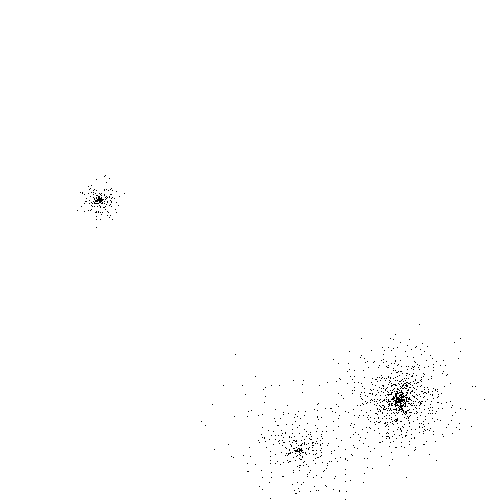
//> input picture LABS/lab/OpenCVApplication-VS2017_OCV340_basic/cmake-build-debug/images_Kmeans/points4.bmp, 500 x 500 px
$ ./OpenCVApplication   (built with g++ and OpenCV 4)
//> lines starting //> are read from the running program, lines starting //| are printed output that depends on the picture; after the words box and inside, x2 and y2 are one past the last pixel; in counts of white or black regions, pixels touching at a corner belong together
#include <iostream>
#include <opencv2/opencv.hpp>
#include <opencv2/core/core.hpp>
#include "IPFunctions.cpp"

using namespace cv;
using namespace std;

// [98 lines left out: function leastMeanSquaresLineFitting, not called in this run]

double distanceFromPointToLine(Point p, int a, int b, int c) {
    return fabs(a * p.x + b * p.y + c) / sqrt(a * a + b * b);
}

// [63 lines left out: function RANSACLineFitting, not called in this run]

struct peak {
    int theta, ro, hval;

    bool operator<(const peak &o) const {
        return hval > o.hval;
    }
};

void pca();

// [147 lines left out: functions HoughTransform4LineDetection, distanceTransform, patternMatching, not called in this run]

#define PIXEL_DIM 361
#define NB_IMAGES 400
ofstream f;

// [199 lines left out: functions computeMean4EachFeature, computeCovarianceMatrix, computeStandardDeviations, computeCorrelationCoefficients, drawCorrelationChart, statisticalDataAnalysis and 1 more, not called in this run]

//Lab7
#include <random>

void kmeansclustering() {
    Mat img = imread("images_Kmeans/points4.bmp", IMREAD_GRAYSCALE);
    imshow("img initial", img);

    vector<Point> points;

    for (int i = 0; i < img.rows; i++) {
        for (int j = 0; j < img.cols; j++) {
            if (img.at<uchar>(i, j) == 0) {
                points.push_back(Point(j, i));
            }
        }
    }

    int K = 3;
    int n = points.size();
    int a = 0, b = n;
    int d = n;
    vector<Point> mk; //cluster centers
    default_random_engine gen;
    uniform_int_distribution<int> dist_img(a, b); //for random nbs
    int randint;// = dist_img(gen);

    //1 pick K random points as cluster centers
    for (int k = 0; k < K; k++) {
        randint = dist_img(gen);
        mk.push_back(points.at(randint));
    }

    float dist;

    int clusters[n];
    for (int i = 0; i < n; i++) {
        clusters[i] = 0;
    }
    int sumX[3];
    int sumY[3];
    int clusterSize[3];
    for (int i = 0; i < 3; i++) {
        sumX[i] = 0;
        sumY[i] = 0;
        clusterSize[i] = 0;
    }
    bool any_changes = false;

    do {
        //asign each Xi to the closest cluster center
        for (int i = 0; i < n; i++) {
            float min = INT_MAX;
            for (int k = 0; k < K; k++) {
                dist = sqrt((points[i].x - mk[k].x) * (points[i].x - mk[k].x) +
                            (points[i].y - mk[k].y) * (points[i].y - mk[k].y));
                if (dist < min) {
                    min = dist;
                    clusters[i] = k;
                }
            }
        }
        //update cluster centers
        for (int i = 0; i < n; i++) {
            sumX[clusters[i]] += points[i].x;
            sumY[clusters[i]] += points[i].y;
            clusterSize[clusters[i]]++;
        }
        any_changes = false;
        for (int k = 0; k < K; k++) {
            int pointx = (clusterSize[k] == 0) ? 0 : (sumX[k] / clusterSize[k]);
            int pointy = (clusterSize[k] == 0) ? 0 : (sumY[k] / clusterSize[k]);
            Point point = Point(pointx, pointy);
            if (point != mk[k]) {
                any_changes = true;
                mk[k] = point;
            }
        }
    } while (any_changes);


    vector<Vec3b> colors;
    uniform_int_distribution<int> dist_img1(0, 255);
    for (int i = 0; i < K; i++) {
        int randint1 = dist_img1(gen);
        int randint2 = dist_img1(gen);
        int randint3 = dist_img1(gen);
        colors.push_back(Vec3b(randint1, randint2, randint3));
    }

    Mat clusteringImg(img.rows, img.cols, CV_8UC3, Scalar(255, 255, 255));

    for (int i = 0; i < n; i++) {
        clusteringImg.at<Vec3b>(points[i].y, points[i].x) = colors[clusters[i]];
    }

    imshow("K means clustering", clusteringImg);

    Mat voronoiImg(img.rows, img.cols, CV_8UC3, Scalar(255, 255, 255));


    for (int i = 0; i < voronoiImg.rows; i++) {
        for (int j = 0; j < voronoiImg.cols; j++) {
            int min = INT_MAX;
            for (int k = 0; k < K; k++) {
                dist = sqrt((j - mk[k].x) * (j - mk[k].x) + (i - mk[k].y) * (i - mk[k].y));
                if (dist < min) {
                    min = dist;
                    voronoiImg.at<Vec3b>(i, j) = colors[k];
                }
            }
        }
    }
    Vec3b blackPoint = Vec3b(0, 0, 0);
    for (auto &point : points) {
        voronoiImg.at<Vec3b>(point.y, point.x) = blackPoint;
    }

    imshow("Voronoi image", voronoiImg);
}

//Lab8 - kNN

const int nrclassesKNN = 6; //or C
char classesKNN[nrclassesKNN][10] =
        {"beach", "city", "desert", "forest", "landscape", "snow"};

vector<int> calculateHistogramInBins(Mat img, int nr_bins) {
    //hist = feature vector size = 3*m ; m-nr_bins
    vector<int> hist;
    int binsize = 256 / nr_bins;
    vector<int> histogramB(nr_bins);
    vector<int> histogramG(nr_bins);
    vector<int> histogramR(nr_bins);

    for (int i = 0; i < img.rows; i++) {
        for (int j = 0; j < img.cols; j++) {
            histogramB[img.at<Vec3b>(i, j)[0] / binsize]++;
            histogramG[img.at<Vec3b>(i, j)[1] / binsize]++;
            histogramR[img.at<Vec3b>(i, j)[2] / binsize]++;
        }
    }
    hist.insert(hist.end(), histogramB.begin(), histogramB.end());
    hist.insert(hist.end(), histogramG.begin(), histogramG.end());
    hist.insert(hist.end(), histogramR.begin(), histogramR.end());
    return hist;
}

pair<Mat, Mat> computeFeatureMatrixKNN(int m) {
    //m-nr_bins
    int nrinst = 672; //number of forms-images in the training set
    int feature_dim_d = 3 * m;//features
    //Allocate the feature matrix and the label vector:
    Mat X(nrinst, feature_dim_d, CV_32FC1); //feat matrix
    Mat y(nrinst, 1, CV_8UC1); //class labels/forms
    char fname[256];
    int fileNr, rowX = 0;

    for (int c = 0; c < nrclassesKNN; c++) {
        fileNr = 0;
        while (1) {
            sprintf(fname, "images_KNN/train/%s/%06d.jpeg", classesKNN[c], fileNr++);
            Mat img = imread(fname, IMREAD_COLOR);
            if (img.cols == 0) break;
            vector<int> hist = calculateHistogramInBins(img, m);
            for (int d = 0; d < feature_dim_d; d++)
                X.at<float>(rowX, d) = hist[d];
            y.at<uchar>(rowX) = c;
            rowX++;
        }
    }
    return pair<Mat, Mat>(X, y);
}

bool compareDistances(const pair<float, int> &dist1, const pair<float, int> &dist2) {
    return (dist1.first < dist2.first);
}

int KNearestNeighborsTrain(Mat img, int m, int K, Mat X, Mat y) {
    int nrinst = 672;
    int feature_dim_d = 3 * m;//features
    vector<int> hist = calculateHistogramInBins(img, m);
    vector<pair<float, int>> distances;
    int closestClass = INT_MIN, maxVote = INT_MIN;
    vector<int> votes(K);

    for (int i = 0; i < nrinst; i++) {
        float distance = 0;
        for (int k = 0; k < feature_dim_d; k++) {
            distance += sqrt(pow(hist[k] - X.at<float>(i, k), 2));
        }
        distances.push_back(pair<float, int>(distance, y.at<uchar>(i)));
    }
    sort(distances.begin(), distances.end(), compareDistances);

    for (int i = 0; i < K; i++) {
        votes[distances[i].second]++;
    }

    for (int c = 0; c < K; c++) {
        if (votes[c] > maxVote) {
            maxVote = votes[c];
            closestClass = c;
        }
    }
    return closestClass;
}

void testKNN(int K, int m) {
    pair<Mat, Mat> Xy = computeFeatureMatrixKNN(m);

    Mat img = imread("images_KNN/test/beach/000002.jpeg", CV_LOAD_IMAGE_COLOR);
    int prediction = KNearestNeighborsTrain(img, m, K, Xy.first, Xy.second);
    cout << classesKNN[prediction];
}

void printMat(int rows, int cols, Mat mat) {

    for (int i = 0; i < rows; i++) {
        for (int j = 0; j < cols; j++) {
            cout << mat.at<float>(i, j) << " ";
        }
        cout << endl;
    }
}

void KNearestNeighborsTest(int K, int m) {
    char fname[256];
    int fileNr, closestClass;
    pair<Mat, Mat> Xy = computeFeatureMatrixKNN(m);
    Mat C = Mat::zeros(nrclassesKNN, nrclassesKNN, CV_32FC1);
    int correct = 0, wrong = 0;

    for (int c = 0; c < nrclassesKNN; c++) {
        fileNr = 0;
        while (1) {
            sprintf(fname, "images_KNN/train/%s/%06d.jpeg", classesKNN[c], fileNr++);
            Mat img = imread(fname, IMREAD_COLOR);
            if (img.cols == 0) break;
            closestClass = KNearestNeighborsTrain(img, m, K, Xy.first, Xy.second);
            C.at<float>(c, closestClass)++;
            (c == closestClass) ? correct++ : wrong++;
        }
    }
    cout << "Confusion Matrix:" << endl;
    printMat(C.rows, C.cols, C);
    cout << "Accuracy of class prediction: " << (float) correct / (correct + wrong) << endl;
}
//Lab 9

// [193 lines left out: functions binarizeImage, train, classifyBayes, naiveBayesClassifier, online_perceptron, linearClassification, not called in this run]
//Lab 11

//j care weak learner aplic pe trasatura
//in loc de img.size punem widthu pt j x1
// cand j repr trasat x2 punem weightu
//zi arata rezultatu clasificarii pt a ia forma utilizand decision stump
//daca zi coincide cu yi inseamna ca e clasificata corect
//in e eroarea adun ponderi suma = 1
//(w + h ) * 2
//ponderile formelor clasificate corect scad
//X-forma cu 2 trasaturi (din labwork)

struct weaklearner {
    int feature_i;
    int threshold;
    int class_label;
    float error;

    // [6 lines left out: function classify, not called in this run]
};

struct classifier {
    int T;
    vector<float> alphas;
    vector<weaklearner> ht;

    // [12 lines left out: function classify, not called in this run]
};

// [100 lines left out: functions findWeakLearner, adaboost, adaboostMethod, not called in this run]

int main() {
//Lab1
//    leastMeanSquaresLineFitting();
//Lab2
//    RANSACLineFitting();
//Lab3
//    HoughTransform4LineDetection();
//Lab4
//    patternMatching();
//Lab 5
//    statisticalDataAnalysis();
//Lab6
//    pca();
//Lab 7
    kmeansclustering();
//> in kmeansclustering, `Mat img = imread("images_Kmeans/points4.bmp", IMREAD_GRAYSCALE);`: img: 500 rows x 500 cols, CV_8UC1; 99.5% white; black in thin lines or dots, all inside (x1, y1, x2, y2) = (77, 175, 485, 500)
//> after the loop in kmeansclustering, `for (int i = 0; i < img.rows; i++)`: points = 1367 Points (x, y), first 12: [105, 175], [104, 176], [109, 178], [96, 179], [106, 182], [91, 185], [88, 186], [90, 188], [111, 188], [89, 189], [94, 189], [104, 189]
//> in kmeansclustering, `int n = points.size();`: n = 1367
//> the loop in kmeansclustering, `for (int k = 0; k < K; k++)` made 3 passes
//> randint on passes 1 to 3: 0, 179, 1033
//> the loop in kmeansclustering, `do` made 4 passes
//> (dist, any_changes) on passes 1 to 4: (84.65, true), (68.82, true), (69.2, true), (69.81, false)
//> after the loop in kmeansclustering, `do`: dist = 69.81; sumX = [62632, 1343025, 448311]; sumY = [125644, 1336868, 659324]; clusterSize = [628, 3356, 1484]; any_changes = false; mk = 3 Points (x, y): [99, 200], [400, 398], [302, 444]
//> the loop in kmeansclustering, `for (int i = 0; i < K; i++)` made 3 passes
//> (randint1, randint2, randint3) on passes 1 to 3: (117, 136, 56), (12, 173, 173), (239, 98, 132)
//> the loop in kmeansclustering, `for (int i = 0; i < voronoiImg.rows; i++)` made 500 passes
//> dist on passes 1 to 3: 485.7, 484.8, 483.9
//> after the loop in kmeansclustering, `for (int i = 0; i < voronoiImg.rows; i++)`:
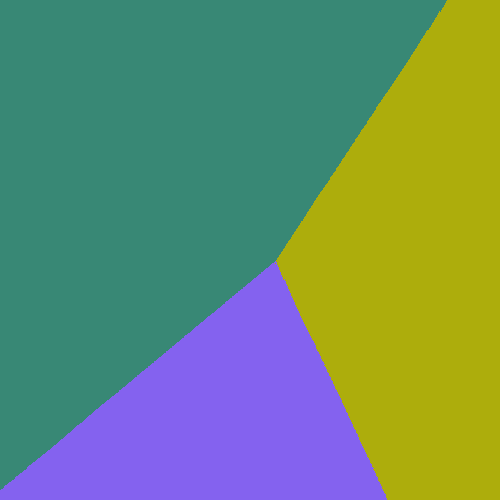
//> voronoiImg: 500 rows x 500 cols, CV_8UC3; mean B, G, R 108.2, 140, 106.2
//> after the loop in kmeansclustering, `for (int i = 0; i < voronoiImg.rows; i++)`: dist = 204.5
//> the loop in kmeansclustering, `for (auto &point : points)` made 1367 passes
//> after the loop in kmeansclustering, `for (auto &point : points)`:
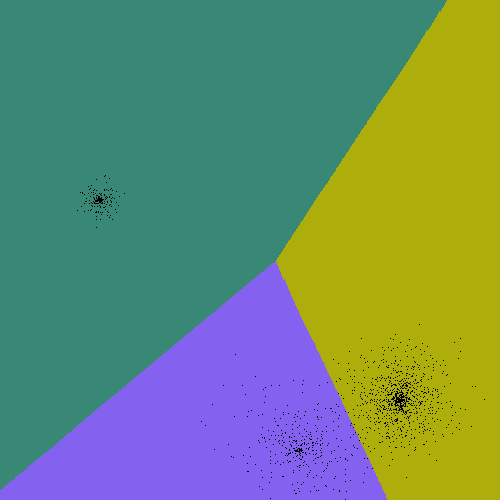
//> voronoiImg: 500 rows x 500 cols, CV_8UC3; 0.55% of pixels changed, all inside (x1, y1, x2, y2) = (77, 175, 485, 500)

//Lab 8
    testKNN(5, 8);
//> 000000.jpeg cannot be read in this run, so this picture is empty
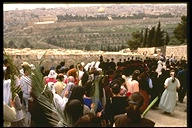
//> input picture LABS/lab/OpenCVApplication-VS2017_OCV340_basic/cmake-build-debug/images_KNN/test/city/000002.jpeg, 192 x 128 px
//> in testKNN, img is the input picture: 128 rows x 192 cols, CV_8UC3; mean B, G, R 84.7, 106, 121.6
//> after the loop in calculateHistogramInBins, `for (int i = 0; i < img.rows; i++)`: histogramB = [8076, 2434, 3196, 4466, 2730, 1934, 1034, 706]; histogramG = [4317, 4212, 2396, 3731, 4403, 2631, 1570, 1316]; histogramR = [2779, 4422, 2538, 2784, 4127, 3050, 2350, 2526]
//> in calculateHistogramInBins, `hist.insert(hist.end(), histogramB.begin(), histogramB.end());`: hist = [8076, 2434, 3196, 4466, 2730, 1934, 1034, 706]
//> in calculateHistogramInBins, `hist.insert(hist.end(), histogramG.begin(), histogramG.end());`: hist = [8076, 2434, 3196, 4466, 2730, 1934, 1034, 706, 4317, 4212, 2396, 3731, 4403, 2631, 1570, 1316]
//> in calculateHistogramInBins, `hist.insert(hist.end(), histogramR.begin(), histogramR.end());`: hist = 24 values, max 8076 at index 0, min 706 at index 7, mean 3072
//> after the loop in KNearestNeighborsTrain, `for (int i = 0; i < nrinst; i++)`: distances = 672 pairs, first 12: [73728, 0], [73728, 0], [73728, 0], [73728, 0], [73728, 0], [73728, 0], [73728, 0], [73728, 0], [73728, 0], [73728, 0], [73728, 0], [73728, 0]
//> the loop in KNearestNeighborsTrain, `for (int c = 0; c < K; c++)` made 5 passes
//> maxVote on pass 1: 5
//> after the loop in KNearestNeighborsTrain, `for (int c = 0; c < K; c++)`: maxVote = 5; closestClass = 0
//| beach
    cout << endl;
    KNearestNeighborsTest(5, 8);
//> 000000.jpeg cannot be read in this run, so this picture is empty
//> 000000.jpeg cannot be read in this run, so this picture is empty
    waitKey();
//Lab 9
//    naiveBayesClassifier();
//Lab 10
//    linearClassification();
//Lab 11
//    adaboostMethod();
    return 0;
}
